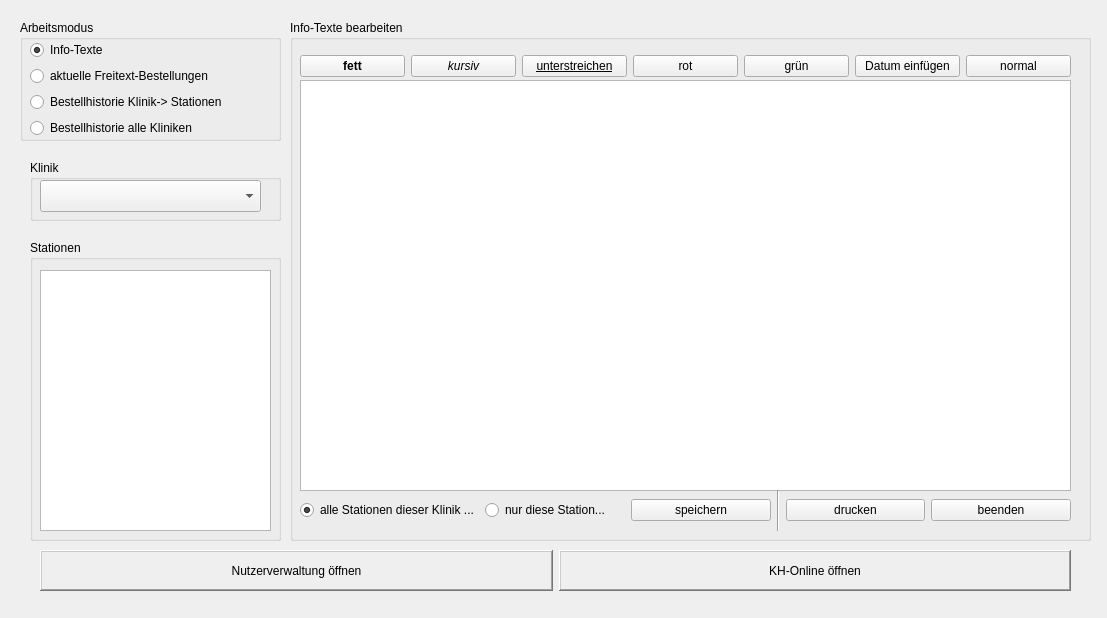
<?xml version="1.0" encoding="UTF-8"?>
<ui version="4.0">
 <class>qtWindow</class>
 <widget class="QWidget" name="qtWindow">
  <property name="enabled">
   <bool>true</bool>
  </property>
  <property name="geometry">
   <rect>
    <x>0</x>
    <y>0</y>
    <width>1107</width>
    <height>618</height>
   </rect>
  </property>
  <property name="windowTitle">
   <string>qtWindow</string>
  </property>
  <widget class="QGroupBox" name="groupBox_infotext">
   <property name="geometry">
    <rect>
     <x>290</x>
     <y>20</y>
     <width>801</width>
     <height>521</height>
    </rect>
   </property>
   <property name="title">
    <string>Info-Texte bearbeiten</string>
   </property>
   <widget class="QTextEdit" name="infotext">
    <property name="enabled">
     <bool>true</bool>
    </property>
    <property name="geometry">
     <rect>
      <x>10</x>
      <y>60</y>
      <width>771</width>
      <height>411</height>
     </rect>
    </property>
    <property name="cursor" stdset="0">
     <cursorShape>IBeamCursor</cursorShape>
    </property>
    <property name="html">
     <string>&lt;!DOCTYPE HTML PUBLIC &quot;-//W3C//DTD HTML 4.0//EN&quot; &quot;http://www.w3.org/TR/REC-html40/strict.dtd&quot;&gt;
&lt;html&gt;&lt;head&gt;&lt;meta name=&quot;qrichtext&quot; content=&quot;1&quot; /&gt;&lt;style type=&quot;text/css&quot;&gt;
p, li { white-space: pre-wrap; }
&lt;/style&gt;&lt;/head&gt;&lt;body style=&quot; font-family:'.SF NS Text'; font-size:13pt; font-weight:400; font-style:normal;&quot;&gt;
&lt;p style=&quot;-qt-paragraph-type:empty; margin-top:0px; margin-bottom:0px; margin-left:0px; margin-right:0px; -qt-block-indent:0; text-indent:0px;&quot;&gt;&lt;br /&gt;&lt;/p&gt;&lt;/body&gt;&lt;/html&gt;</string>
    </property>
    <property name="acceptRichText">
     <bool>true</bool>
    </property>
    <property name="textInteractionFlags">
     <set>Qt::LinksAccessibleByKeyboard|Qt::LinksAccessibleByMouse|Qt::TextBrowserInteraction|Qt::TextEditable|Qt::TextEditorInteraction|Qt::TextSelectableByKeyboard|Qt::TextSelectableByMouse</set>
    </property>
   </widget>
   <widget class="QWidget" name="horizontalLayoutWidget">
    <property name="geometry">
     <rect>
      <x>10</x>
      <y>30</y>
      <width>771</width>
      <height>32</height>
     </rect>
    </property>
    <layout class="QHBoxLayout" name="horizontalLayout">
     <item>
      <widget class="QPushButton" name="fettschrift">
       <property name="font">
        <font>
         <weight>75</weight>
         <bold>true</bold>
        </font>
       </property>
       <property name="text">
        <string>fett</string>
       </property>
       <property name="checkable">
        <bool>true</bool>
       </property>
      </widget>
     </item>
     <item>
      <widget class="QPushButton" name="kursivschrift">
       <property name="enabled">
        <bool>true</bool>
       </property>
       <property name="font">
        <font>
         <italic>true</italic>
        </font>
       </property>
       <property name="text">
        <string>kursiv</string>
       </property>
       <property name="checkable">
        <bool>true</bool>
       </property>
       <property name="checked">
        <bool>false</bool>
       </property>
       <property name="autoExclusive">
        <bool>false</bool>
       </property>
       <property name="autoDefault">
        <bool>false</bool>
       </property>
       <property name="default">
        <bool>false</bool>
       </property>
      </widget>
     </item>
     <item>
      <widget class="QPushButton" name="unterstreichen">
       <property name="font">
        <font>
         <underline>true</underline>
        </font>
       </property>
       <property name="text">
        <string>unterstreichen</string>
       </property>
       <property name="checkable">
        <bool>true</bool>
       </property>
      </widget>
     </item>
     <item>
      <widget class="QPushButton" name="rot">
       <property name="text">
        <string>rot</string>
       </property>
       <property name="checkable">
        <bool>true</bool>
       </property>
      </widget>
     </item>
     <item>
      <widget class="QPushButton" name="gruen">
       <property name="text">
        <string>grün</string>
       </property>
       <property name="checkable">
        <bool>true</bool>
       </property>
      </widget>
     </item>
     <item>
      <widget class="QPushButton" name="datum">
       <property name="text">
        <string>Datum einfügen</string>
       </property>
      </widget>
     </item>
     <item>
      <widget class="QPushButton" name="normal">
       <property name="text">
        <string>normal</string>
       </property>
      </widget>
     </item>
    </layout>
   </widget>
   <widget class="QWidget" name="horizontalLayoutWidget_2">
    <property name="geometry">
     <rect>
      <x>10</x>
      <y>470</y>
      <width>771</width>
      <height>41</height>
     </rect>
    </property>
    <layout class="QHBoxLayout" name="horizontalLayout_2">
     <item>
      <widget class="QRadioButton" name="alle_stationen_speichern">
       <property name="text">
        <string>alle Stationen dieser Klinik ...</string>
       </property>
       <property name="checked">
        <bool>true</bool>
       </property>
      </widget>
     </item>
     <item>
      <widget class="QRadioButton" name="eine_stationen_speichern">
       <property name="text">
        <string>nur diese Station...</string>
       </property>
      </widget>
     </item>
     <item>
      <widget class="QPushButton" name="speichern_button">
       <property name="font">
        <font>
         <weight>50</weight>
         <bold>false</bold>
        </font>
       </property>
       <property name="text">
        <string>speichern</string>
       </property>
      </widget>
     </item>
     <item>
      <widget class="Line" name="line">
       <property name="orientation">
        <enum>Qt::Vertical</enum>
       </property>
      </widget>
     </item>
     <item>
      <widget class="QPushButton" name="drucken_button">
       <property name="text">
        <string>drucken</string>
       </property>
      </widget>
     </item>
     <item>
      <widget class="QPushButton" name="beenden_button">
       <property name="text">
        <string>beenden</string>
       </property>
      </widget>
     </item>
    </layout>
   </widget>
  </widget>
  <widget class="QGroupBox" name="groupBox_modus">
   <property name="geometry">
    <rect>
     <x>20</x>
     <y>20</y>
     <width>261</width>
     <height>121</height>
    </rect>
   </property>
   <property name="title">
    <string>Arbeitsmodus</string>
   </property>
   <widget class="QWidget" name="verticalLayoutWidget">
    <property name="geometry">
     <rect>
      <x>10</x>
      <y>20</y>
      <width>227</width>
      <height>101</height>
     </rect>
    </property>
    <layout class="QVBoxLayout" name="verticalLayout">
     <item>
      <widget class="QRadioButton" name="modus_infotexte">
       <property name="text">
        <string>Info-Texte</string>
       </property>
       <property name="checked">
        <bool>true</bool>
       </property>
      </widget>
     </item>
     <item>
      <widget class="QRadioButton" name="modus_freitext">
       <property name="text">
        <string>aktuelle Freitext-Bestellungen</string>
       </property>
      </widget>
     </item>
     <item>
      <widget class="QRadioButton" name="modus_bestellhistorie">
       <property name="text">
        <string>Bestellhistorie Klinik-&gt; Stationen</string>
       </property>
      </widget>
     </item>
     <item>
      <widget class="QRadioButton" name="modus_bestellhistorie_alle">
       <property name="text">
        <string>Bestellhistorie alle Kliniken</string>
       </property>
      </widget>
     </item>
    </layout>
   </widget>
  </widget>
  <widget class="QGroupBox" name="groupBox_2">
   <property name="geometry">
    <rect>
     <x>30</x>
     <y>160</y>
     <width>251</width>
     <height>61</height>
    </rect>
   </property>
   <property name="title">
    <string>Klinik</string>
   </property>
   <widget class="QComboBox" name="kliniken">
    <property name="geometry">
     <rect>
      <x>10</x>
      <y>20</y>
      <width>221</width>
      <height>32</height>
     </rect>
    </property>
    <property name="cursor">
     <cursorShape>OpenHandCursor</cursorShape>
    </property>
   </widget>
  </widget>
  <widget class="QGroupBox" name="groupBox_3">
   <property name="geometry">
    <rect>
     <x>30</x>
     <y>240</y>
     <width>251</width>
     <height>301</height>
    </rect>
   </property>
   <property name="title">
    <string>Stationen</string>
   </property>
   <widget class="QListWidget" name="stationsauswahl">
    <property name="geometry">
     <rect>
      <x>10</x>
      <y>30</y>
      <width>231</width>
      <height>261</height>
     </rect>
    </property>
   </widget>
  </widget>
  <widget class="QWidget" name="horizontalLayoutWidget_3">
   <property name="geometry">
    <rect>
     <x>40</x>
     <y>550</y>
     <width>1031</width>
     <height>41</height>
    </rect>
   </property>
   <layout class="QHBoxLayout" name="horizontalLayout_3">
    <item>
     <widget class="QLabel" name="nutzerverwaltung_link">
      <property name="frameShape">
       <enum>QFrame::WinPanel</enum>
      </property>
      <property name="frameShadow">
       <enum>QFrame::Raised</enum>
      </property>
      <property name="text">
       <string>Nutzerverwaltung öffnen</string>
      </property>
      <property name="alignment">
       <set>Qt::AlignCenter</set>
      </property>
     </widget>
    </item>
    <item>
     <widget class="QLabel" name="khonline_link">
      <property name="frameShape">
       <enum>QFrame::WinPanel</enum>
      </property>
      <property name="frameShadow">
       <enum>QFrame::Raised</enum>
      </property>
      <property name="text">
       <string>KH-Online öffnen</string>
      </property>
      <property name="alignment">
       <set>Qt::AlignCenter</set>
      </property>
     </widget>
    </item>
   </layout>
  </widget>
 </widget>
 <resources/>
 <connections/>
</ui>
